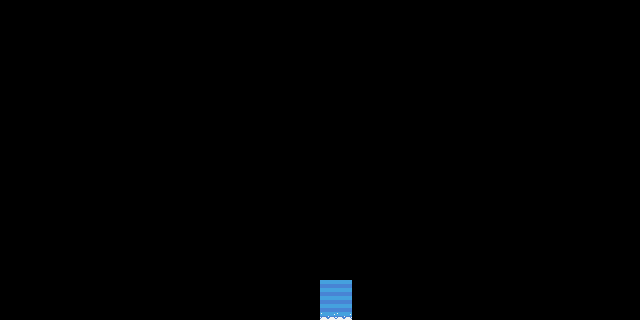

This is a level from a 2D game, rendered from its Tiled map with the project's own tilesets. A one-line summary and the complete map file follow:
An orthogonal 40x20 tile map with 16x16 px tiles, 3 tile layers (bc, env, mv), 3 tilesets.

<map version="1.2" tiledversion="1.3.2" orientation="orthogonal" renderorder="left-up" compressionlevel="0" width="40" height="20" tilewidth="16" tileheight="16" infinite="0" nextlayerid="4" nextobjectid="1">
 <tileset firstgid="1" source="env.tsx" />
 <tileset firstgid="73" source="waterfall_anim_strip_4.tsx" />
 <tileset firstgid="77" source="waterfall_bottom_anim_strip_4.tsx" />
 <layer id="1" name="bc" width="40" height="20">
  <data encoding="csv">
0,0,0,0,0,0,0,0,0,0,0,0,0,0,0,0,0,0,0,0,0,0,0,0,0,0,0,0,0,0,0,0,0,0,0,0,0,0,0,0,
0,0,0,0,0,0,0,0,0,0,0,0,0,0,0,0,0,0,0,0,0,0,0,0,0,0,0,0,0,0,0,0,0,0,0,0,0,0,0,0,
0,0,0,0,0,0,0,0,0,0,0,0,0,0,0,0,0,0,0,0,0,0,0,0,0,0,0,0,0,0,0,0,0,0,0,0,0,0,0,0,
0,0,0,0,0,0,0,0,0,0,0,0,0,0,0,0,0,0,0,0,0,0,0,0,0,0,0,0,0,0,0,0,0,0,0,0,0,0,0,0,
0,0,0,0,0,0,0,0,0,0,0,0,0,0,0,0,0,0,0,0,0,0,0,0,0,0,0,0,0,0,0,0,0,0,0,0,0,0,0,0,
0,0,0,0,0,0,0,0,0,0,0,0,0,0,0,0,0,0,0,0,0,0,0,0,0,0,0,0,0,0,0,0,0,0,0,0,0,0,0,0,
0,0,0,0,0,0,0,0,0,0,0,0,0,0,0,0,0,0,0,0,0,0,0,0,0,0,0,0,0,0,0,0,0,0,0,0,0,0,0,0,
0,0,0,0,0,0,0,0,0,0,0,0,0,0,0,0,0,0,0,0,0,0,0,0,0,0,0,0,0,0,0,0,0,0,0,0,0,0,0,0,
0,0,0,0,0,0,0,0,0,0,0,0,0,0,0,0,0,0,0,0,0,0,0,0,0,0,0,0,0,0,0,0,0,0,0,0,0,0,0,0,
0,0,0,0,0,0,0,0,0,0,0,0,0,0,0,0,0,0,0,0,0,0,0,0,0,0,0,0,0,0,0,0,0,0,0,0,0,0,0,0,
0,0,0,0,0,0,0,0,0,0,0,0,0,0,0,0,0,0,0,0,0,0,0,0,0,0,0,0,0,0,0,0,0,0,0,0,0,0,0,0,
0,0,0,0,0,0,0,0,0,0,0,0,0,0,0,0,0,0,0,0,0,0,0,0,0,0,0,0,0,0,0,0,0,0,0,0,0,0,0,0,
0,0,0,0,0,0,0,0,0,0,0,0,0,0,0,0,0,0,0,0,0,0,0,0,0,0,0,0,0,0,0,0,0,0,0,0,0,0,0,0,
0,0,0,0,0,0,0,0,0,0,0,0,0,0,0,0,0,0,0,0,0,0,0,0,0,0,0,0,0,0,0,0,0,0,0,0,0,0,0,0,
0,0,0,0,0,0,0,0,0,0,0,0,0,0,0,0,0,0,0,0,0,0,0,0,0,0,0,0,0,0,0,0,0,0,0,0,0,0,0,0,
0,0,0,0,0,0,0,0,0,0,0,0,0,0,0,0,0,0,0,0,0,0,0,0,0,0,0,0,0,0,0,0,0,0,0,0,0,0,0,0,
0,0,0,0,0,0,0,0,0,0,0,0,0,0,0,0,0,0,0,0,0,0,0,0,0,0,0,0,0,0,0,0,0,0,0,0,0,0,0,0,
0,0,0,0,0,0,0,0,0,0,0,0,0,0,0,0,0,0,0,0,0,0,0,0,0,0,0,0,0,0,0,0,0,0,0,0,0,0,0,0,
0,0,0,0,0,0,0,0,0,0,0,0,0,0,0,0,0,0,0,0,73,73,0,0,0,0,0,0,0,0,0,0,0,0,0,0,0,0,0,0,
0,0,0,0,0,0,0,0,0,0,0,0,0,0,0,0,0,0,0,0,73,73,0,0,0,0,0,0,0,0,0,0,0,0,0,0,0,0,0,0
</data>
 </layer>
 <layer id="2" name="env" width="40" height="20">
  <data encoding="csv">
0,0,0,0,0,0,0,0,0,0,0,0,0,0,0,0,0,0,0,0,0,0,0,0,0,0,0,0,0,0,0,0,0,0,0,0,0,0,0,0,
0,0,0,0,0,0,0,0,0,0,0,0,0,0,0,0,0,0,0,0,0,0,0,0,0,0,0,0,0,0,0,0,0,0,0,0,0,0,0,0,
0,0,0,0,0,0,0,0,0,0,0,0,0,0,0,0,0,0,0,0,0,0,0,0,0,0,0,0,0,0,0,0,0,0,0,0,0,0,0,0,
0,0,0,0,0,0,0,0,0,0,0,0,0,0,0,0,0,0,0,0,0,0,0,0,0,0,0,0,0,0,0,0,0,0,0,0,0,0,0,0,
0,0,0,0,0,0,0,0,0,0,0,0,0,0,0,0,0,0,0,0,0,0,0,0,0,0,0,0,0,0,0,0,0,0,0,0,0,0,0,0,
0,0,0,0,0,0,0,0,0,0,0,0,0,0,0,0,0,0,0,0,0,0,0,0,0,0,0,0,0,0,0,0,0,0,0,0,0,0,0,0,
0,0,0,0,0,0,0,0,0,0,0,0,0,0,0,0,0,0,0,0,0,0,0,0,0,0,0,0,0,0,0,0,0,0,0,0,0,0,0,0,
0,0,0,0,0,0,0,0,0,0,0,0,0,0,0,0,0,0,0,0,0,0,0,0,0,0,0,0,0,0,0,0,0,0,0,0,0,0,0,0,
0,0,0,0,0,0,0,0,0,0,0,0,0,0,0,0,0,0,0,0,0,0,0,0,0,0,0,0,0,0,0,0,0,0,0,0,0,0,0,0,
0,0,0,0,0,0,0,0,0,0,0,0,0,0,0,0,0,0,0,0,0,0,0,0,0,0,0,0,0,0,0,0,0,0,0,0,0,0,0,0,
0,0,0,0,0,0,0,0,0,0,0,0,0,0,0,0,0,0,0,0,0,0,0,0,0,0,0,0,0,0,0,0,0,0,0,0,0,0,0,0,
0,0,0,0,0,0,0,0,0,0,0,0,0,0,0,0,0,0,0,0,0,0,0,0,0,0,0,0,0,0,0,0,0,0,0,0,0,0,0,0,
0,0,0,0,0,0,0,0,0,0,0,0,0,0,0,0,0,0,0,0,0,0,0,0,0,0,0,0,0,0,0,0,0,0,0,0,0,0,0,0,
0,0,0,0,0,0,0,0,0,0,0,0,0,0,0,0,0,0,0,0,0,0,0,0,0,0,0,0,0,0,0,0,0,0,0,0,0,0,0,0,
0,0,0,0,0,0,0,0,0,0,0,0,0,0,0,0,0,0,0,0,0,0,0,0,0,0,0,0,0,0,0,0,0,0,0,0,0,0,0,0,
0,0,0,0,0,0,0,0,0,0,0,0,0,0,0,0,0,0,0,0,0,0,0,0,0,0,0,0,0,0,0,0,0,0,0,0,0,0,0,0,
0,0,0,0,0,0,0,0,0,0,0,0,0,0,0,0,0,0,0,0,0,0,0,0,0,0,0,0,0,0,0,0,0,0,0,0,0,0,0,0,
0,0,0,0,0,0,0,0,0,0,0,0,0,0,0,0,0,0,0,0,0,0,0,0,0,0,0,0,0,0,0,0,0,0,0,0,0,0,0,0,
0,0,0,0,0,0,0,0,0,0,0,0,0,0,0,0,0,0,0,0,0,0,0,0,0,0,0,0,0,0,0,0,0,0,0,0,0,0,0,0,
0,0,0,0,0,0,0,0,0,0,0,0,0,0,0,0,0,0,0,0,77,77,0,0,0,0,0,0,0,0,0,0,0,0,0,0,0,0,0,0
</data>
 </layer>
 <layer id="3" name="mv" width="40" height="20">
  <data encoding="csv">
0,0,0,0,0,0,0,0,0,0,0,0,0,0,0,0,0,0,0,0,0,0,0,0,0,0,0,0,0,0,0,0,0,0,0,0,0,0,0,0,
0,0,0,0,0,0,0,0,0,0,0,0,0,0,0,0,0,0,0,0,0,0,0,0,0,0,0,0,0,0,0,0,0,0,0,0,0,0,0,0,
0,0,0,0,0,0,0,0,0,0,0,0,0,0,0,0,0,0,0,0,0,0,0,0,0,0,0,0,0,0,0,0,0,0,0,0,0,0,0,0,
0,0,0,0,0,0,0,0,0,0,0,0,0,0,0,0,0,0,0,0,0,0,0,0,0,0,0,0,0,0,0,0,0,0,0,0,0,0,0,0,
0,0,0,0,0,0,0,0,0,0,0,0,0,0,0,0,0,0,0,0,0,0,0,0,0,0,0,0,0,0,0,0,0,0,0,0,0,0,0,0,
0,0,0,0,0,0,0,0,0,0,0,0,0,0,0,0,0,0,0,0,0,0,0,0,0,0,0,0,0,0,0,0,0,0,0,0,0,0,0,0,
0,0,0,0,0,0,0,0,0,0,0,0,0,0,0,0,0,0,0,0,0,0,0,0,0,0,0,0,0,0,0,0,0,0,0,0,0,0,0,0,
0,0,0,0,0,0,0,0,0,0,0,0,0,0,0,0,0,0,0,0,0,0,0,0,0,0,0,0,0,0,0,0,0,0,0,0,0,0,0,0,
0,0,0,0,0,0,0,0,0,0,0,0,0,0,0,0,0,0,0,0,0,0,0,0,0,0,0,0,0,0,0,0,0,0,0,0,0,0,0,0,
0,0,0,0,0,0,0,0,0,0,0,0,0,0,0,0,0,0,0,0,0,0,0,0,0,0,0,0,0,0,0,0,0,0,0,0,0,0,0,0,
0,0,0,0,0,0,0,0,0,0,0,0,0,0,0,0,0,0,0,0,0,0,0,0,0,0,0,0,0,0,0,0,0,0,0,0,0,0,0,0,
0,0,0,0,0,0,0,0,0,0,0,0,0,0,0,0,0,0,0,0,0,0,0,0,0,0,0,0,0,0,0,0,0,0,0,0,0,0,0,0,
0,0,0,0,0,0,0,0,0,0,0,0,0,0,0,0,0,0,0,0,0,0,0,0,0,0,0,0,0,0,0,0,0,0,0,0,0,0,0,0,
0,0,0,0,0,0,0,0,0,0,0,0,0,0,0,0,0,0,0,0,0,0,0,0,0,0,0,0,0,0,0,0,0,0,0,0,0,0,0,0,
0,0,0,0,0,0,0,0,0,0,0,0,0,0,0,0,0,0,0,0,0,0,0,0,0,0,0,0,0,0,0,0,0,0,0,0,0,0,0,0,
0,0,0,0,0,0,0,0,0,0,0,0,0,0,0,0,0,0,0,0,0,0,0,0,0,0,0,0,0,0,0,0,0,0,0,0,0,0,0,0,
0,0,0,0,0,0,0,0,0,0,0,0,0,0,0,0,0,0,0,0,0,0,0,0,0,0,0,0,0,0,0,0,0,0,0,0,0,0,0,0,
0,0,0,0,0,0,0,0,0,0,0,0,0,0,0,0,0,0,0,0,0,0,0,0,0,0,0,0,0,0,0,0,0,0,0,0,0,0,0,0,
0,0,0,0,0,0,0,0,0,0,0,0,0,0,0,0,0,0,0,0,0,0,0,0,0,0,0,0,0,0,0,0,0,0,0,0,0,0,0,0,
0,0,0,0,0,0,0,0,0,0,0,0,0,0,0,0,0,0,0,0,0,0,0,0,0,0,0,0,0,0,0,0,0,0,0,0,0,0,0,0
</data>
 </layer>
</map>
